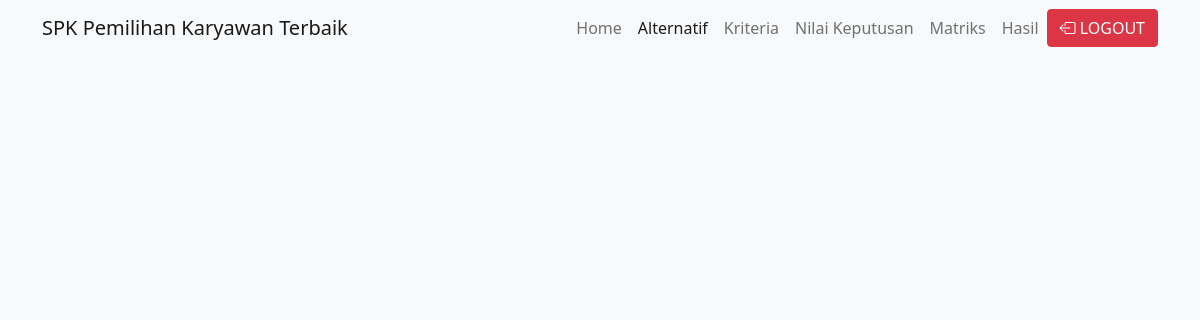
The app's page /alternatif.php (signed in), older data.
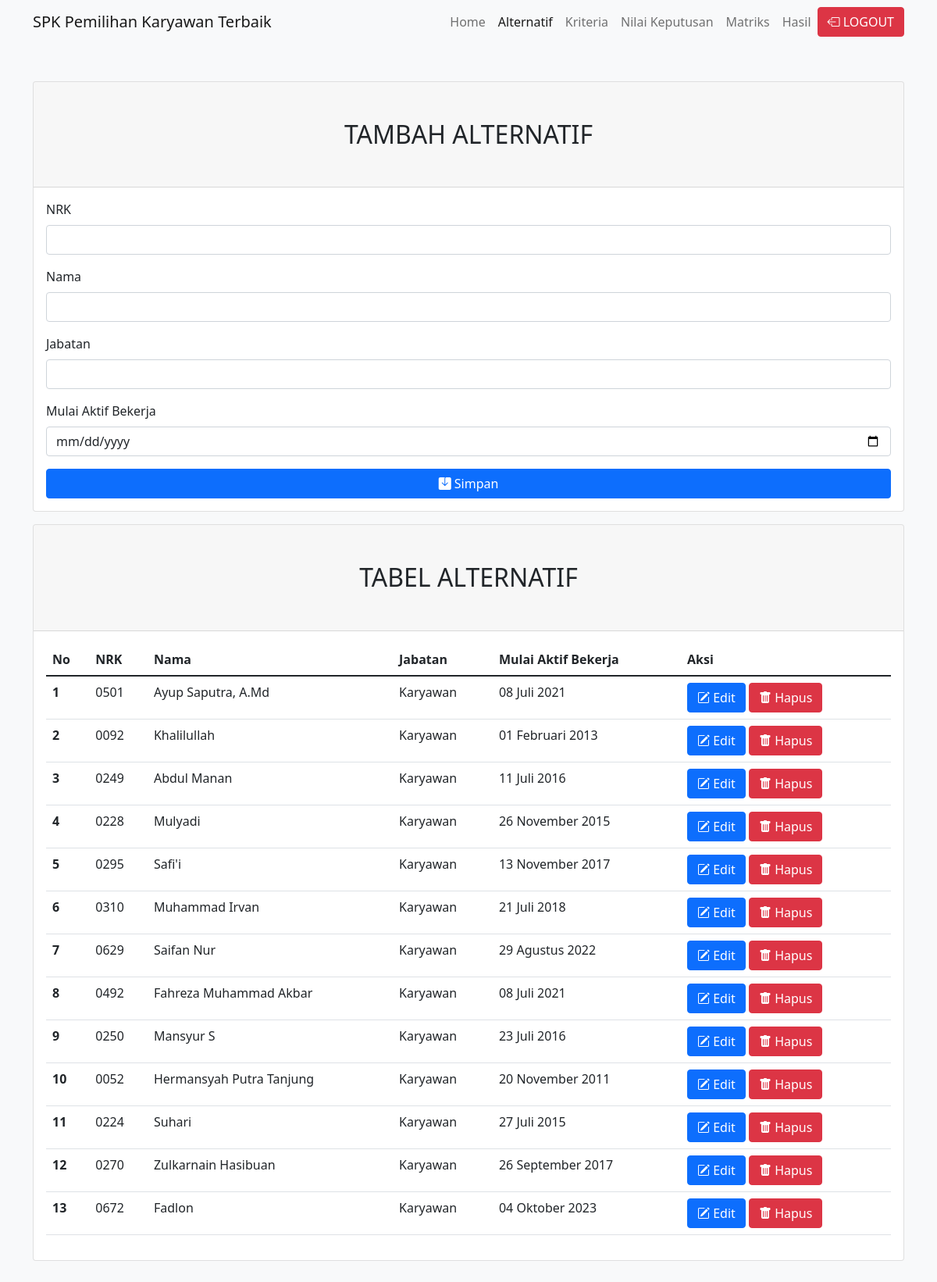
The same page, newer data.
### tables this page shows
CREATE TABLE `alternatif` (
  `id` int(11) NOT NULL,
  `nrk` varchar(25) DEFAULT NULL,
  `nama` varchar(255) NOT NULL,
  `jabatan` varchar(50) NOT NULL,
  `masa_aktif` varchar(30) NOT NULL,
  `level_akun` int(1) DEFAULT NULL
);

### alternatif.php (the view, shortened to what this page needs)
<!DOCTYPE html>
<html>
<head>
    <link rel="stylesheet" href="assets/css/bootstrap.min.css" />
    <link rel="stylesheet" href="https://cdn.jsdelivr.net/npm/bootstrap-icons@1.6.1/font/bootstrap-icons.css">
    <link rel="stylesheet" type="text/css"
        href="https://cdn.datatables.net/v/bs5/dt-1.11.3/r-2.2.9/datatables.min.css" />
    <link rel="stylesheet"
        href="https://cdnjs.cloudflare.com/ajax/libs/twitter-bootstrap/5.1.3/css/bootstrap.min.css" />
</head>
<body class="bg-light">
    <nav class="navbar navbar-expand-lg navbar-light bg-light">
        <div class="container">
            <a class="navbar-brand" href="#">
                SPK Pemilihan Karyawan Terbaik
            </a>
            <div class="collapse navbar-collapse" id="navbarSupportedContent">
                <ul class="navbar-nav ms-auto mb-2 mb-lg-0">
                    <li class="nav-item">
                        <a class="nav-link" href="index.php">Home</a>
                    </li>
                    <li class="nav-item">
                        <a class="nav-link active" aria-current="page" href="alternatif.php">Alternatif</a>
                    </li>
                    <li class="nav-item">
                        <a class="nav-link" href="kriteria.php">Kriteria</a>
                    </li>
                    <li class="nav-item">
                        <a class="nav-link" href="nilai_keputusan.php">Nilai Keputusan</a>
                    </li>
                    <li class="nav-item">
                        <a class="nav-link" href="matriks.php">Matriks</a>
                    </li>
                    <li class="nav-item">
                        <a class="nav-link" href="hasil.php">Hasil</a>
                    </li>
                </ul>
                <?php
                if (empty($_SESSION['status'])) {
                ?>
                    <ul class="navbar-nav">
                        <li>
                            <button type="button" class="btn btn-outline-primary" data-bs-toggle="modal"
                                data-bs-target="#exampleModal">
                                <i class="bi bi-box-arrow-in-left"></i> LOGIN
                            </button>
                        </li>
                    </ul>
                    <div class="modal fade" id="exampleModal" tabindex="-1" aria-labelledby="exampleModalLabel"
                        aria-hidden="true">
                        <div class="modal-dialog modal-dialog-centered">
                            <div class="modal-content">
                                <div class="modal-header">
                                    <h5 class="modal-title" id="exampleModalLabel">LOGIN</h5>
                                    <button type="button" class="btn-close" data-bs-dismiss="modal"
                                        aria-label="Close"></button>
                                </div>
                                <form method="post" action="login.php">
                                    <div class="modal-body">
                                        <div class="mb-3">
                                            <label class="form-label">Username</label>
                                            <input class="form-control" name="username" type="text" />
                                        </div>
                                        <div class="mb-3">
                                            <label class="form-label">Password</label>
                                            <input class="form-control" name="password" type="password" />
                                        </div>
                                    </div>
                                    <div class="modal-footer">
                                        <button type="button" class="btn btn-secondary"
                                            data-bs-dismiss="modal">Close</button>
                                        <button type="submit" name="login" class="btn btn-primary">Login</button>
                                    </div>
                                </form>
                            </div>
                        </div>
                    </div>
                <?php
                } else {
                ?>
                    <a class="btn btn-danger" href="logout.php"><i class="bi bi-box-arrow-left"></i> LOGOUT</a>
                <?php
                }
                ?>
            </div>
        </div>
    </nav>
    <?php
    if (empty($_SESSION['status'])) {
    ?>
        <main class="container py-5">
            <span>Anda belum login, silahkan login terlebih dahulu</span>
        </main>
    <?php
    } else if ($_SESSION['status'] == "pimpinan") {
    ?>
        <main class="container py-5">
            <span>Hanya Admin yang dapat mengakses halaman ini</span>
        </main>
    <?php
    } else if ($_SESSION['status'] == 'admin') {
    ?>
        <main class="container py-5">
            <form class="card mb-3" method="post" action="tambah_alternatif.php">
                <h2 class="card-header py-5 text-center">TAMBAH ALTERNATIF</h2>
                <div class="card-body">
                    <div class="mb-3">
                        <label class="form-label">NRK</label>
                        <input class="form-control" name="nrk" type="text" />
                    </div>
                    <div class="mb-3">
                        <label class="form-label">Nama</label>
                        <input class="form-control" name="nama" type="text" />
                    </div>
                    <div class="row g-3 mb-3">
                        <div class="col">
                            <label class="form-label">Jabatan</label>
                            <input class="form-control" name="jabatan" type="text" />
                        </div>
                    </div>
                    <div class="row g-3 mb-3">
                        <div class="col">
                            <label class="form-label">Mulai Aktif Bekerja</label>
                            <input class="form-control" name="masa_aktif" type="date" />
                        </div>
                    </div>
                    <button type="submit" class="btn btn-primary" style="width: 100%;"><i class="bi bi-save-fill"></i>
                        Simpan</button>
                </div>
            </form>
            <div class="card">
                <h2 class="card-header text-center py-5">TABEL ALTERNATIF</h2>
                <div class="card-body">
                    <table class="table nowrap" style="width: 100%;">
                        <thead>
                            <tr>
                                <th scope="col">No</th>
                                <th scope="col">NRK</th>
                                <th scope="col">Nama</th>
                                <th scope="col">Jabatan</th>
                                <th scope="col">Mulai Aktif Bekerja</th>
                                <th scope="col">Aksi</th>
                            </tr>
                        </thead>
                        <tbody>
                            <?php
                            include('koneksi.php');
                            $sql = 'SELECT * FROM alternatif';
                            $result = mysqli_query($conn, $sql);
                            $i = 1;
                            while ($row = mysqli_fetch_array($result)) {
                            ?>
                                <tr>
                                    <th scope="row"><?php echo $i++ ?></th>
                                    <td><?php echo $row['nrk'] ?></td>
                                    <td><?php echo $row['nama'] ?></td>
                                    <td><?php echo $row['jabatan'] ?></td>
                                    <td><?php echo date("d", strtotime($row['masa_aktif'])) . " " . strtr(date("F Y", strtotime($row['masa_aktif'])), [
                                            'January' => 'Januari',
                                            'February' => 'Februari',
                                            'March' => 'Maret',
                                            'April' => 'April',
                                            'May' => 'Mei',
                                            'June' => 'Juni',
                                            'July' => 'Juli',
                                            'August' => 'Agustus',
                                            'September' => 'September',
                                            'October' => 'Oktober',
                                            'November' => 'November',
                                            'December' => 'Desember'
                                        ]); ?></td>
                                    <td>
                                        <a type="button" class="btn btn-primary" data-bs-toggle="modal"
                                            data-bs-target="#modalEdit<?php echo $row['id']; ?>"><i
                                                class="bi bi-pencil-square"></i> Edit</a>
                                        <a class="btn btn-danger" href="hapus_alternatif.php?id=<?php echo $row['id']; ?>"
                                            onclick="return confirm('Apakah anda ingin menghapus alternatif <?php echo $row['nama'] ?>')">
                                            <i class="bi bi-trash-fill"></i> Hapus</a>
                                    </td>
                                </tr>
                            <?php
                            }
                            ?>
                        </tbody>
                    </table>
                </div>
            </div>
        </main>
    <?php
    }
    ?>
</body>
</html>

Row changes from the older to the newer data that the page shows:
added alternatif: nrk "0501", nama "Ayup Saputra, A.Md", jabatan "Karyawan", masa_aktif "08", masa_aktif "Juli 2021"
added alternatif: nrk "0092", nama "Khalilullah", jabatan "Karyawan", masa_aktif "01", masa_aktif "Februari 2013"
added alternatif: nrk "0249", nama "Abdul Manan", jabatan "Karyawan", masa_aktif "11", masa_aktif "Juli 2016"
added alternatif: nrk "0228", nama "Mulyadi", jabatan "Karyawan", masa_aktif "26", masa_aktif "November 2015"
added alternatif: nrk "0295", nama "Safi'i", jabatan "Karyawan", masa_aktif "13", masa_aktif "November 2017"
added alternatif: nrk "0310", nama "Muhammad Irvan", jabatan "Karyawan", masa_aktif "21", masa_aktif "Juli 2018"
added alternatif: nrk "0629", nama "Saifan Nur", jabatan "Karyawan", masa_aktif "29", masa_aktif "Agustus 2022"
added alternatif: nrk "0492", nama "Fahreza Muhammad Akbar", jabatan "Karyawan", masa_aktif "08", masa_aktif "Juli 2021"
added alternatif: nrk "0250", nama "Mansyur S", jabatan "Karyawan", masa_aktif "23", masa_aktif "Juli 2016"
added alternatif: nrk "0052", nama "Hermansyah Putra Tanjung", jabatan "Karyawan", masa_aktif "20", masa_aktif "November 2011"
added alternatif: nrk "0224", nama "Suhari", jabatan "Karyawan", masa_aktif "27", masa_aktif "Juli 2015"
added alternatif: nrk "0270", nama "Zulkarnain Hasibuan", jabatan "Karyawan", masa_aktif "26", masa_aktif "September 2017"
added alternatif: nrk "0672", nama "Fadlon", jabatan "Karyawan", masa_aktif "04", masa_aktif "Oktober 2023"
Text that changed along with them:
text now shown: "TAMBAH ALTERNATIF NRK Nama Jabatan Mulai Aktif Bekerja Simpan TABEL ALTERNATIF No NRK Nama Jabatan Mulai Aktif Bekerja Aksi"
